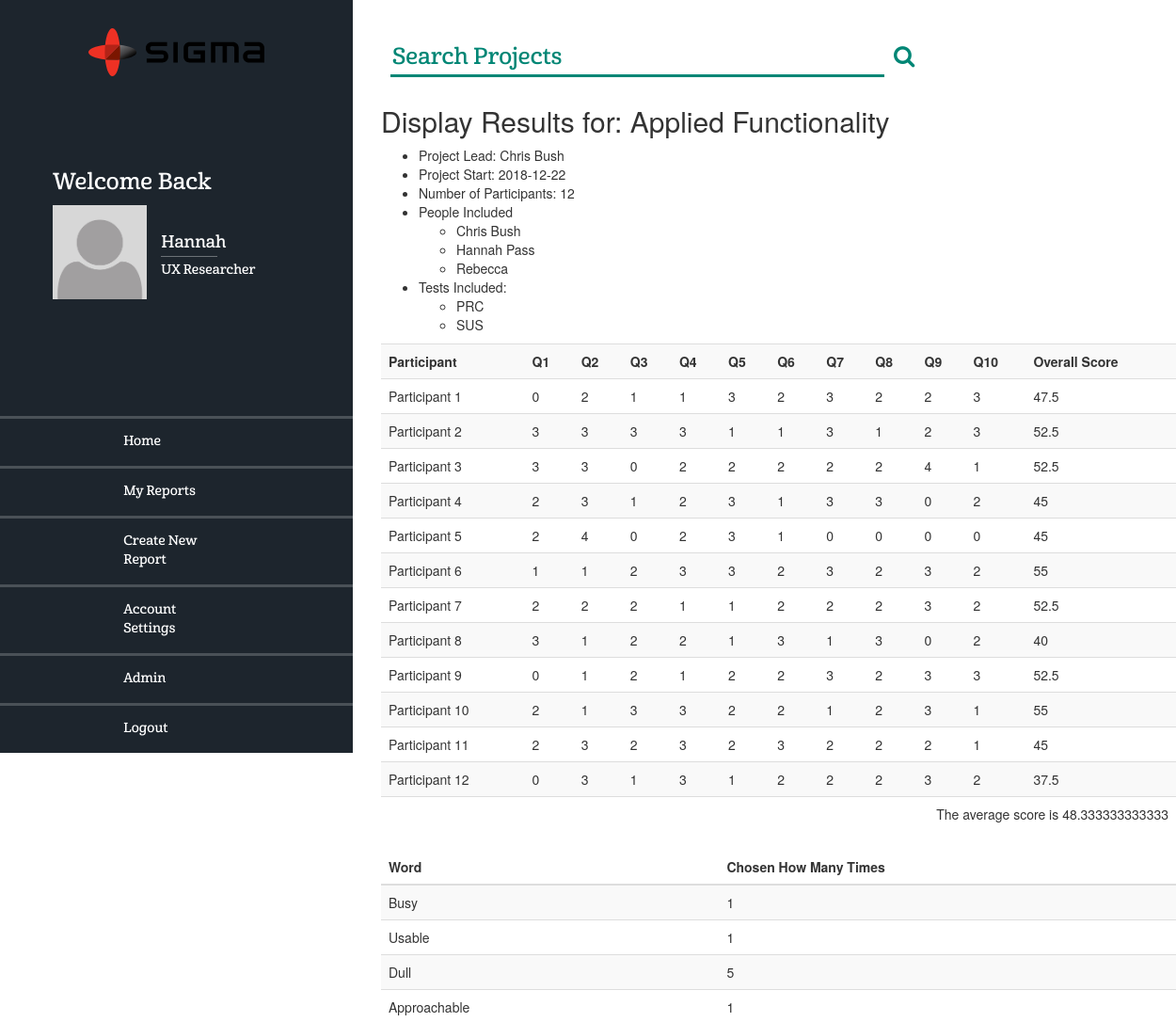
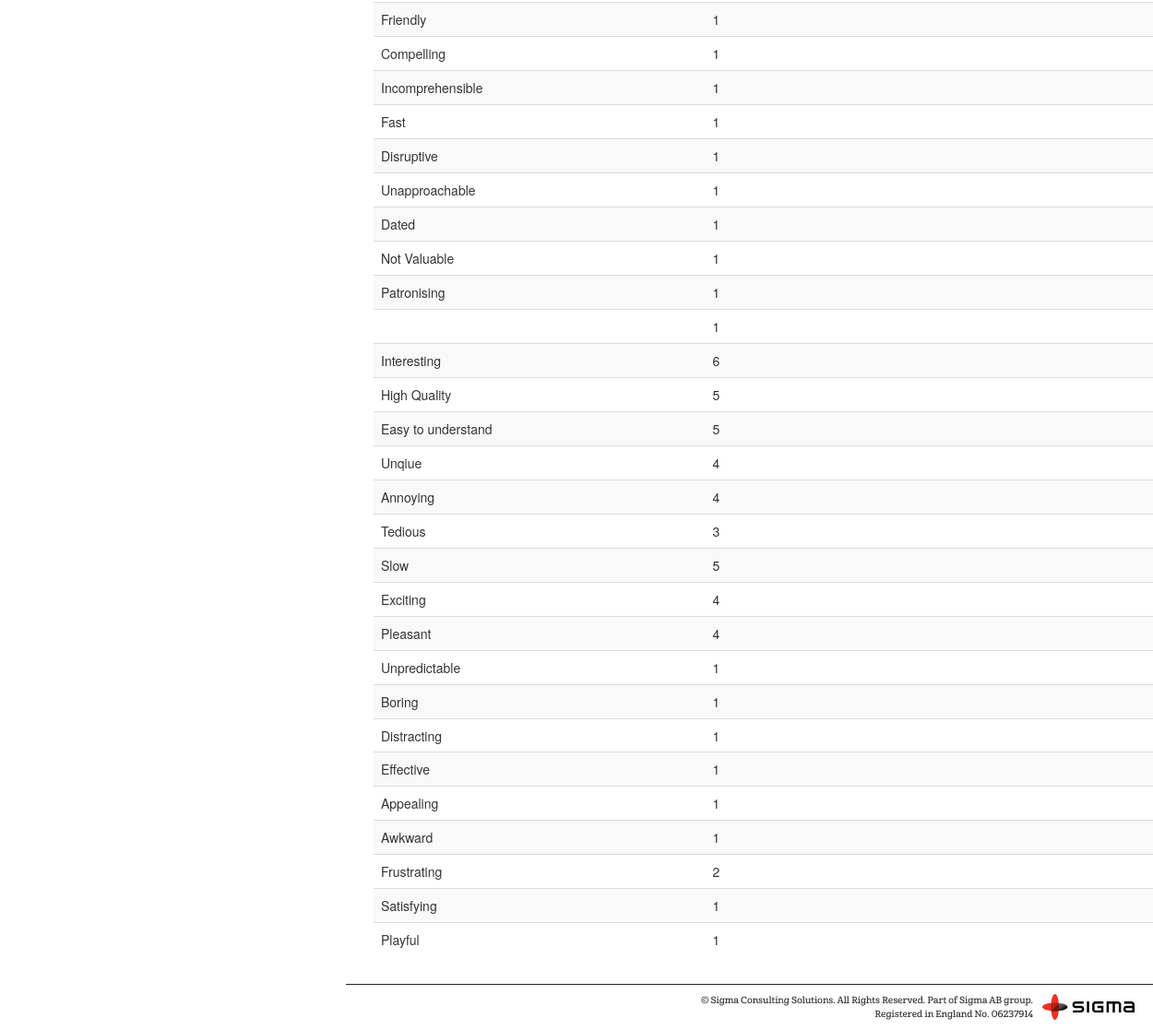
/result.php?id=17 (signed in), run on the app's committed database (2 pictures, top to bottom).
### tables this page shows
CREATE TABLE `team` (
  `id` int(11) NOT NULL,
  `name` varchar(30) NOT NULL,
  `job_role` varchar(30) NOT NULL,
  `email` varchar(50) NOT NULL,
  `username` varchar(30) NOT NULL,
  `password` varchar(50) NOT NULL,
  `profile_picture` varchar(100) NOT NULL,
  `power` varchar(15) NOT NULL,
  `team_group` varchar(10) NOT NULL
);

CREATE TABLE `projects` (
  `id` int(11) NOT NULL,
  `title` varchar(50) NOT NULL,
  `project_lead` varchar(30) NOT NULL,
  `start_date` date NOT NULL,
  `duration` int(11) NOT NULL,
  `participants` int(11) NOT NULL,
  `complete_test` int(11) NOT NULL,
  `test_inc` varchar(30) NOT NULL,
  `people_inc` varchar(100) NOT NULL,
  `status` int(11) NOT NULL
);

CREATE TABLE `participants` (
  `id` int(11) NOT NULL,
  `participant_id` int(11) NOT NULL,
  `test_id` int(11) NOT NULL,
  `sus_response` varchar(30) NOT NULL,
  `sus_score` float NOT NULL,
  `sus_comp` int(11) NOT NULL,
  `prc_first` mediumtext NOT NULL,
  `prc_second` tinytext NOT NULL,
  `prc_comp` int(11) NOT NULL
);

### php/partials/_displayResults.php (the view)
<?php
$results = '<section class="results">';
require_once("./php/settings/db_connect.php");
$test = $_GET['id'];
$testinfo = "SELECT * FROM projects WHERE id= " . $test;
$query    = mysqli_query($link, $testinfo);
$testinfo = mysqli_fetch_array($query);
$results .= '<h2>Display Results for: ' . $testinfo['title'] . '</h2>';
$results .= '<section class="details">';
$results .= '<ul>';
$results .= '<li>Project Lead: ' . $testinfo['project_lead'] . '</li>';
$results .= '<li>Project Start: ' . $testinfo['start_date'] . '</li>';
$results .= '<li>Number of Participants: ' . $testinfo['participants'] . '</li>';
$people     = explode(',', $testinfo['people_inc']);
$testPieces = explode(',', $testinfo['test_inc']);
$results .= '<li>People Included';
$results .= '<ul>';
foreach ($people as $person) {
    $results .= '<li>' . $person . '</li>';
}
$results .= '</ul>';
$results .= '</li>';
$results .= '<li>Tests Included: ';
$results .= '<ul>';
foreach ($testPieces as $element) {
    $results .= '<li>' . $element . '</li>';
}
$results .= '</ul>';
$results .= '</li>';
$results .= '</ul>';
$results .= '</section>';
$getParticipant = "SELECT * FROM participants WHERE test_id = " . $test;
$query          = mysqli_query($link, $getParticipant);
$susTotal = 0;
$prcWordStore = array();
$results .= '<table class="table table-striped">';
$results .= '<tr>';
$results .= '<th>Participant</th>';
for ($x = 1; $x < 11; $x++) {
    $results .= '<th>Q' . $x . '</th>';
}
$results .= '<th>Overall Score</th>';
$results .= '</tr>';
$counter = 1;
while ($data = mysqli_fetch_array($query)) {
    $results .= '<tr>';
    $answers = explode(',', $data['sus_response']);
    $results .= '<td>Participant ' . $counter . '</td>';
    foreach ($answers as $answer) {
        $results .= '<td>' . $answer . '</td>';
    }
    $results .= '<td>' . $data['sus_score'] . '</td>';
    $counter++;
    $results .= '</tr>';
    $words = explode(',', $data['prc_second']);
    foreach ($words as $word) {
        array_push($prcWordStore, $word);
    }
    $susTotal = $susTotal + $data['sus_score'];
}
$results .= '<tr>';
$sus = $susTotal / $testinfo['participants'];
$results .= '<td colspan="12" style="text-align:right">The average score is ' . $sus . '</td>';
$results .= '</tr>';
$results .= '</table>';
$countedArray = array_count_values($prcWordStore);
$results .= '<table class="table table-striped">';
$results .= '<thead>';
$results .= '<tr>';
$results .= '<th>Word</th>';
$results .= '<th>Chosen How Many Times</th>';
$results .= '</tr>';
$results .= '</thead>';
$results .= '<tbody>';
while ($word_name = current($countedArray)) {
    $results .= '<tr>';
    $results .= '<td>' . key($countedArray) . '</td>';
    $results .= '<td>' . $word_name . '</td>';
    $results .= '</tr>';
    next($countedArray);
}
$results .= '</tbody>';
$results .= '</table>';
$results .= '</section>';
echo $results;
?>

### php/partials/nav.php (shortened to what this page needs)
<?php
require_once("./php/settings/db_connect.php");
$privileges = "SELECT * FROM team WHERE id = " . $_SESSION['user_id'];
$result     = mysqli_query($link, $privileges);
if ($result) {
    $data  = mysqli_fetch_array($result);
    $power = $data['power'];
    $name  = $data['name'];
    $job   = $data['job_role'];
    $img   = $data['profile_picture'];
}
function active($currect_page)
{
    $url_array = explode('/', $_SERVER['REQUEST_URI']);
    $url       = end($url_array);
    if ($currect_page == $url) {
        echo 'active';
    }
}
?>
<nav role="navigation" id="navigation">
  <img  src="./assets/img/sigma-logo.svg" alt="" class="brand">
  <section class="profile">
    <h3>Welcome Back</h3>
    <img class="profileImg" src="./assets/img/<?php echo $img;?>" alt="">
    <?php
      echo '<h4>' . $name . '</h4>';
      echo '<h5>' . $job . '</h5>';
    ?>
  </section>
  <ul>
    <li class="<?php
?>"><a href="./dashboard.php"><i></i>Home</a></li>
    <li class="<?php active('dashboard.php?id=*');?>"><a href="./dashboard.php?id=<?php echo $data['name'];?>"><i></i>My Reports</a></li>
    <li class="<?php active('create.php');?>"><a href="./create.php"><i></i>Create New Report</a></li>
    <li class="<?php active('account.php'); ?>"><a href="./account.php"><i></i>Account Settings</a></li>
    <?php
      if ($power !== "researcher") {
    ?>
        <li class="<?php active('admin.php');?>"><a href="./admin.php"><i></i>Admin</a></li>
    <?php
      }
    ?>
    <li class="logout"><a href="./php/functions/_logout.php"><i></i>Logout</a></li>
  </ul>
</nav>

### data on the page
team: profile_picture (placeholder picture), name "Hannah", job_role "UX Researcher"
projects: title "Applied Functionality", project_lead "Chris Bush", start_date "2018-12-22", participants "12", people_inc "Chris Bush", people_inc "Hannah Pass", people_inc "Rebecca", test_inc "PRC", test_inc "SUS", complete_test "0", status "1", participants "48.333333333333"
participants: sus_response "0", sus_response "2", sus_response "1", sus_response "3", sus_score "47.5"
participants: sus_response "3", sus_response "1", sus_response "2", sus_score "52.5"
participants: answer "3", answer "0", sus_response "2", answer "4", answer "1", sus_score "52.5"
participants: answer "2", sus_response "3", answer "1", answer "0", sus_score "45"
participants: answer "2", answer "4", answer "3", sus_score "45"
participants: sus_response "1", sus_response "2", sus_response "3", sus_score "55"
participants: sus_response "2", answer "1", answer "3", sus_score "52.5"
participants: sus_response "3", sus_response "1", sus_response "2", sus_response "0", sus_score "40"
participants: answer "0", answer "1", sus_response "2", answer "3", sus_score "52.5"
participants: sus_response "2", answer "1", answer "3", sus_score "55"
participants: sus_response "2", answer "3", answer "1", sus_score "45"
participants: answer "0", answer "3", answer "1", sus_response "2", sus_score "37.5"

### other printed values
key($countedArray) "Busy"
$word_name "1"
key($countedArray) "Usable"
key($countedArray) "Dull"
$word_name "5"
key($countedArray) "Approachable"
key($countedArray) "Friendly"
key($countedArray) "Compelling"
key($countedArray) "Incomprehensible"
key($countedArray) "Fast"
key($countedArray) "Disruptive"
key($countedArray) "Unapproachable"
key($countedArray) "Dated"
key($countedArray) "Not Valuable"
key($countedArray) "Patronising"
